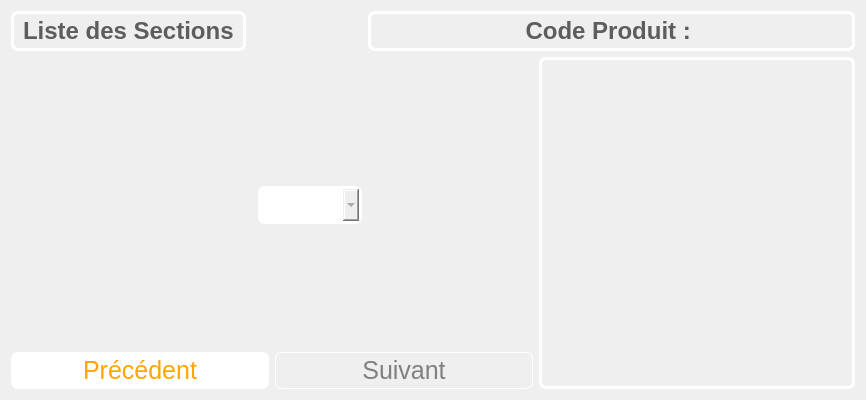
<?xml version="1.0" encoding="UTF-8"?>
<ui version="4.0">
 <class>MainMenuSection</class>
 <widget class="QWidget" name="MainMenuSection">
  <property name="geometry">
   <rect>
    <x>0</x>
    <y>0</y>
    <width>866</width>
    <height>400</height>
   </rect>
  </property>
  <property name="sizePolicy">
   <sizepolicy hsizetype="Preferred" vsizetype="Preferred">
    <horstretch>0</horstretch>
    <verstretch>0</verstretch>
   </sizepolicy>
  </property>
  <property name="maximumSize">
   <size>
    <width>16666666</width>
    <height>16666666</height>
   </size>
  </property>
  <property name="windowTitle">
   <string>Form</string>
  </property>
  <property name="styleSheet">
   <string notr="true">
#subTitle{
background-color: transparent;
border-width: 3px;
border-color: white;
border-style: solid;
border-radius: 7;
padding: 3px;
font-size: 15px;
padding-left: 5px;
padding-right: 5px;
}

#codeProduit{
background-color: transparent;
border-width: 3px;
border-color: white;
border-style: solid;
border-radius: 7;
padding: 3px;
font-size: 15px;
padding-left: 5px;
padding-right: 5px;

}

#resumeConf{
color:black;
background-color: transparent;
border-width: 3px;
border-color: white;
border-style: solid;
border-radius: 7;
padding: 3px;
font-size: 15px;

min-width: 300px;
max-width: 350px;

padding-left: 5px;
padding-right: 5px;
}

#precBouton {
color: orange;
background-color: white;
border-width: 1px;
border-color: white;
border-style: solid;
border-radius: 7;
padding: 3px;
font-size: 25px;
padding-left: 5px;
padding-right: 5px;
min-width: 200px;
}

#suivBouton {
color: grey;
background-color: transparent;
border-width: 1px;
border-color: white;
border-style: solid;
border-radius: 7;
padding: 3px;
font-size: 25px;
padding-left: 5px;
padding-right: 5px;
min-width: 200px;
}

#listSection{
color:grey;
border-width: 3px;
border-color: white;
border-style: solid;
border-radius: 7;
padding: 3px;
font-size: 20px;
padding-left: 5px;
padding-right: 5px;
}

#page{
background-color: transparent;
}
#page2{
background-color: transparent;
}</string>
  </property>
  <layout class="QGridLayout" name="gridLayout">
   <item row="3" column="0">
    <spacer name="horizontalSpacer_3">
     <property name="orientation">
      <enum>Qt::Horizontal</enum>
     </property>
     <property name="sizeHint" stdset="0">
      <size>
       <width>40</width>
       <height>20</height>
      </size>
     </property>
    </spacer>
   </item>
   <item row="2" column="2">
    <spacer name="verticalSpacer_3">
     <property name="orientation">
      <enum>Qt::Vertical</enum>
     </property>
     <property name="sizeHint" stdset="0">
      <size>
       <width>20</width>
       <height>116</height>
      </size>
     </property>
    </spacer>
   </item>
   <item row="3" column="4">
    <spacer name="horizontalSpacer_5">
     <property name="orientation">
      <enum>Qt::Horizontal</enum>
     </property>
     <property name="sizeHint" stdset="0">
      <size>
       <width>40</width>
       <height>20</height>
      </size>
     </property>
    </spacer>
   </item>
   <item row="4" column="2">
    <spacer name="verticalSpacer_2">
     <property name="orientation">
      <enum>Qt::Vertical</enum>
     </property>
     <property name="sizeHint" stdset="0">
      <size>
       <width>20</width>
       <height>116</height>
      </size>
     </property>
    </spacer>
   </item>
   <item row="3" column="2" colspan="2">
    <widget class="QComboBox" name="listSection"/>
   </item>
   <item row="1" column="5" rowspan="5">
    <widget class="QTextEdit" name="resumeConf">
     <property name="maximumSize">
      <size>
       <width>366</width>
       <height>16777215</height>
      </size>
     </property>
     <property name="readOnly">
      <bool>true</bool>
     </property>
    </widget>
   </item>
   <item row="0" column="0">
    <widget class="QLabel" name="subTitle">
     <property name="text">
      <string>&lt;html&gt;&lt;head/&gt;&lt;body&gt;&lt;p&gt;&lt;span style=&quot; font-size:18pt; font-weight:600; color:#5d5d5d;&quot;&gt;Liste des Sections&lt;/span&gt;&lt;/p&gt;&lt;/body&gt;&lt;/html&gt;</string>
     </property>
    </widget>
   </item>
   <item row="0" column="4" colspan="2">
    <widget class="QLabel" name="codeProduit">
     <property name="text">
      <string>&lt;html&gt;&lt;head/&gt;&lt;body&gt;&lt;p&gt;&lt;span style=&quot; font-size:18pt; font-weight:600; color:#5d5d5d;&quot;&gt;Code Produit : &lt;/span&gt;&lt;/p&gt;&lt;/body&gt;&lt;/html&gt;</string>
     </property>
     <property name="alignment">
      <set>Qt::AlignCenter</set>
     </property>
    </widget>
   </item>
   <item row="5" column="0" colspan="5">
    <layout class="QHBoxLayout" name="horizontalLayout_3">
     <item>
      <widget class="QPushButton" name="precBouton">
       <property name="text">
        <string>Précédent</string>
       </property>
      </widget>
     </item>
     <item>
      <widget class="QPushButton" name="suivBouton">
       <property name="enabled">
        <bool>false</bool>
       </property>
       <property name="text">
        <string>Suivant</string>
       </property>
      </widget>
     </item>
    </layout>
   </item>
  </layout>
 </widget>
 <resources/>
 <connections/>
</ui>
